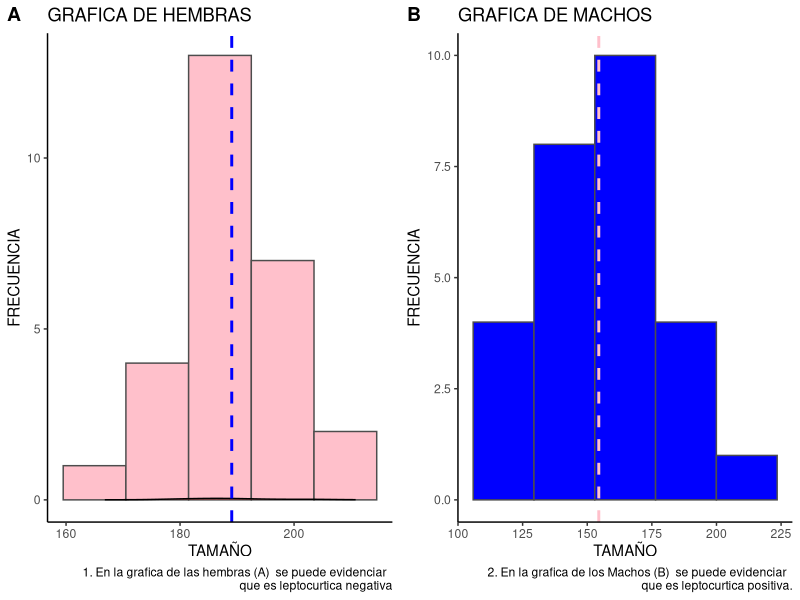
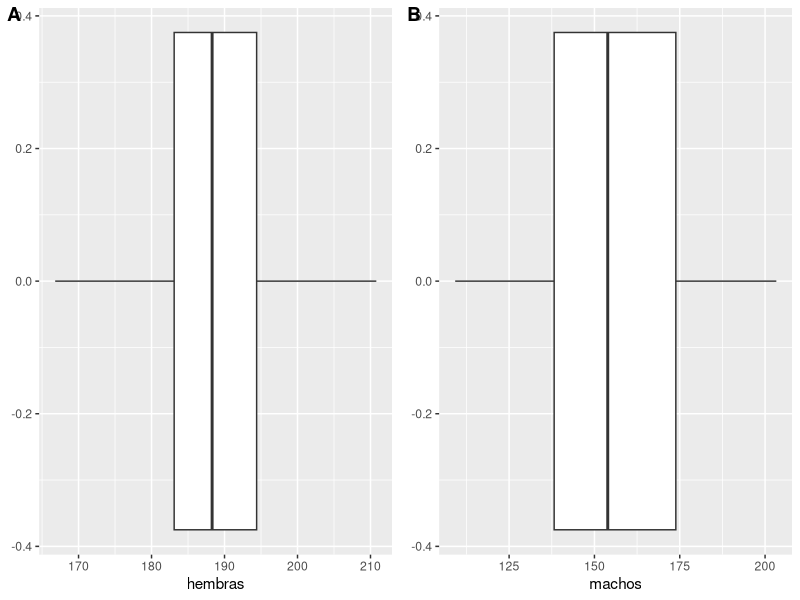
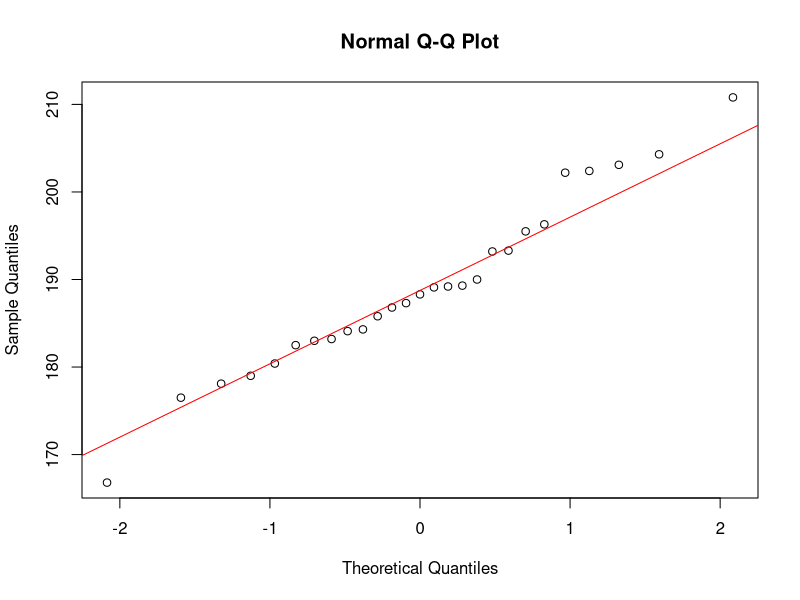
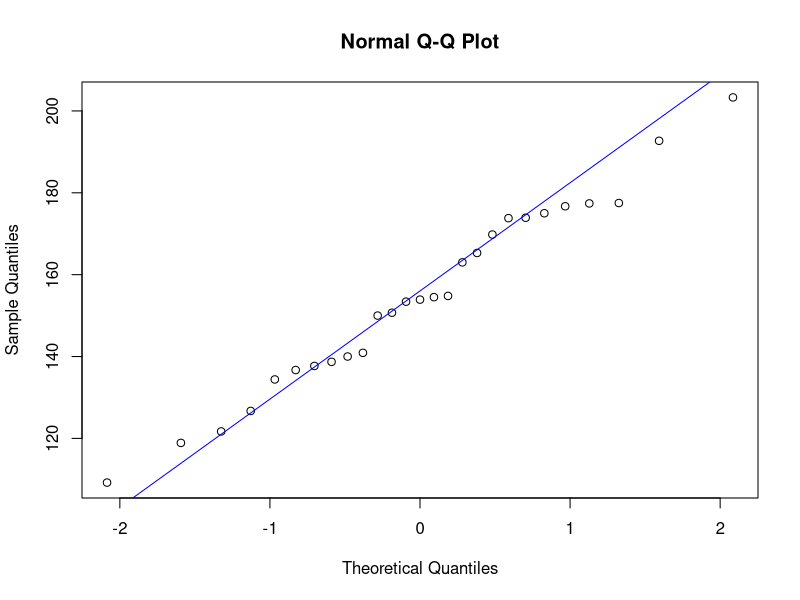
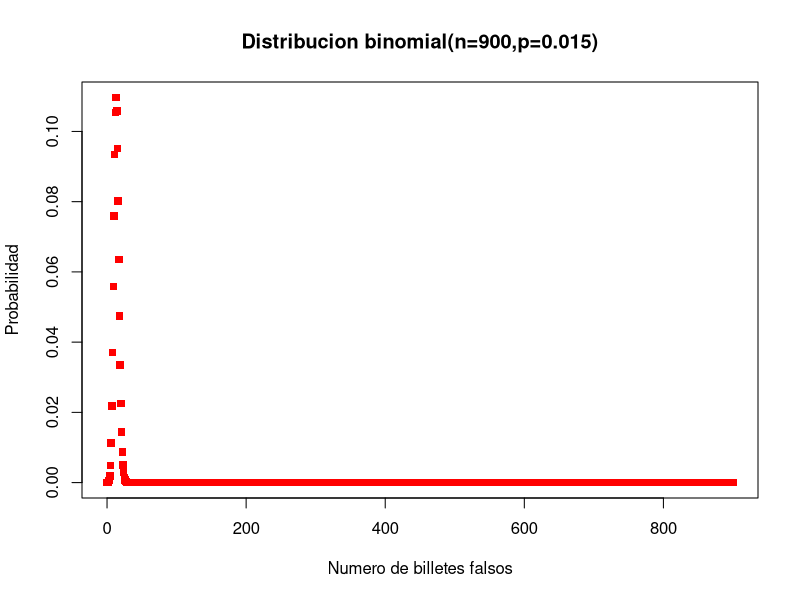
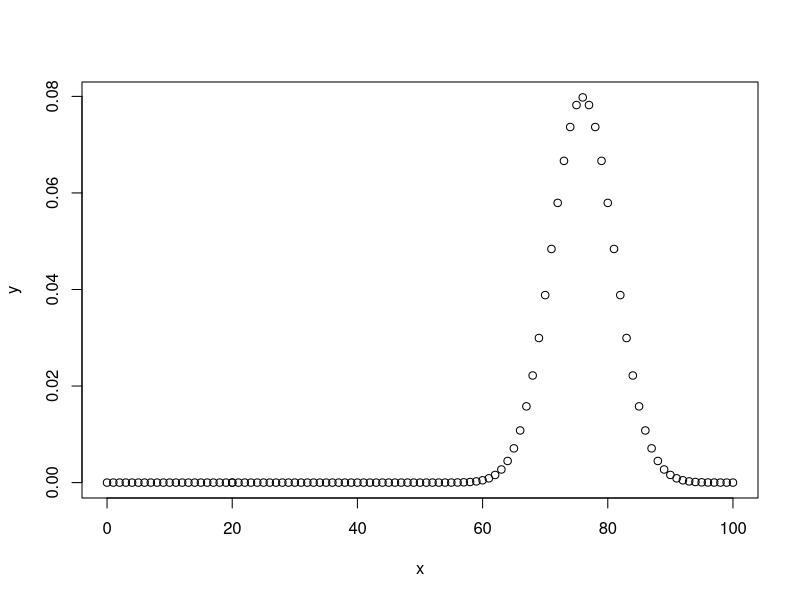

Source code (R) for these figures, in order:
## ---- chunk 1



library(cowplot)
library(ggplot2)

# Se crean los veectores con sus respectivos tamaños.
hembras<-c(183.2,184.1,183.0,204.3,176.5,179.0,188.3,186.8,202.2,
           182.5,190.0,178.1,193.2,180.4,184.3,189.2,189.1,203.1,
           166.8,196.3,193.3,187.3,185.8,189.3,195.5,202.4,210.8)


machos<-c(140.9,121.7,173.8,154.5,109.2,150.7,203.3,163.0,137.7,
          173.9,177.4,154.8,177.5,153.4,138.7,136.7,165.3,126.7,
          118.9,140.0,192.7,134.4,175.0,169.8,153.9,176.7,150.0)



# se crea una matriz tanto con las hembras y los machos, se le da la propiedad de frame a la 
# matriz, para poder processarla con ggplot.
 



langostinos<- matrix(c(hembras, machos), nrow=27,ncol=2)
colnames(langostinos)<-c('hembras','machos')
langostinos=data.frame(value = langostinos)


# se grafican los dos histogramas.

 

grafico1<-ggplot(data=langostinos, aes (x = hembras))+
  geom_histogram(bins =5,col= "gray30", fill="pink")+
  geom_density(alpha=.2, fill="red")+
  theme_classic()+
  geom_vline ( aes (xintercept= mean(hembras) ), color="blue",linetype="dashed", size=1)+
  labs(title = "GRAFICA DE HEMBRAS", x = "TAMAÑO", y="FRECUENCIA",caption = "1. En la grafica de las hembras (A)  se puede evidenciar  \n que es leptocurtica negativa")

grafico2<-ggplot(data=langostinos, aes (x = machos))+
  geom_histogram(bins =5, col= "gray30", fill="blue")+
  theme_classic()+
    geom_vline ( aes (xintercept= mean(machos) ), color="pink",linetype="dashed", size=1)+
  labs(title = "GRAFICA DE MACHOS", x = "TAMAÑO", y="FRECUENCIA",caption = "2. En la grafica de los Machos (B)  se puede evidenciar  \n que es leptocurtica positiva.")

plot_grid(grafico1,grafico2, labels = "AUTO")


## ---- chunk 2
mean(hembras)
mean(machos)
## ---- chunk 3

## ---- chunk 4

plotH<-ggplot(data=langostinos, aes (x = hembras))+
  geom_boxplot()


plotM<-ggplot(data=langostinos, aes (x = machos))+
  geom_boxplot()

plot_grid(plotH,plotM, labels = "AUTO")

## ---- chunk 5


ks.test(hembras,0.5,alternative = "two.side")
qqnorm(hembras)
qqline(hembras,col="red")



ks.test(machos,0.5,alternative = "two.side")
qqnorm(machos)
qqline(machos,col="blue")

## ---- chunk 6
#a.  lo sumo 25 billetes sean falsos
#p(x<=25) = p(x<26)
pbinom(25,900,0.015)

## ---- chunk 7
#b. la cantidad de billetes falsos entre 20 y 30
#p(20<x30)
pbinom(30,900,0.015)-pbinom(20,900,0.015)
## ---- chunk 8
#c. Mas de 10 sean falsos
#p(x>10) = 1-P(x<=10)
1-pbinom(10,900,0.015)
## ---- chunk 9

#x<-c(1:900)
#y<-dbinom(x,900,0.015)
#plot(x,y)

plot (0:900,dbinom(0:900,900,0.015),main ="Distribucion binomial(n=900,p=0.015)",
      xlab = "Numero de billetes falsos" , ylab= "Probabilidad",col="red", pch=15)
## ---- chunk 10


#p(x>92) = 1-p(x<=92)
1-pnorm(92,76,5)

## ---- chunk 11
#p(x<55)  
pnorm(55,76,5)
# p(x>75) = 1-p(x<=75)
1-pnorm(75,76,5)
## ---- chunk 12
x<-c(0:100,20)
y<-dnorm(x,76,5)
plot(x,y)

#lot (0:4,dbinom(0:4,4,1/3),main ="Distribucion binomial(n=4,p=1/3)",
# xlab = "Numero de exitos,Numero de jueces" , ylab= "Probabilidad",col="red", pch=15)
